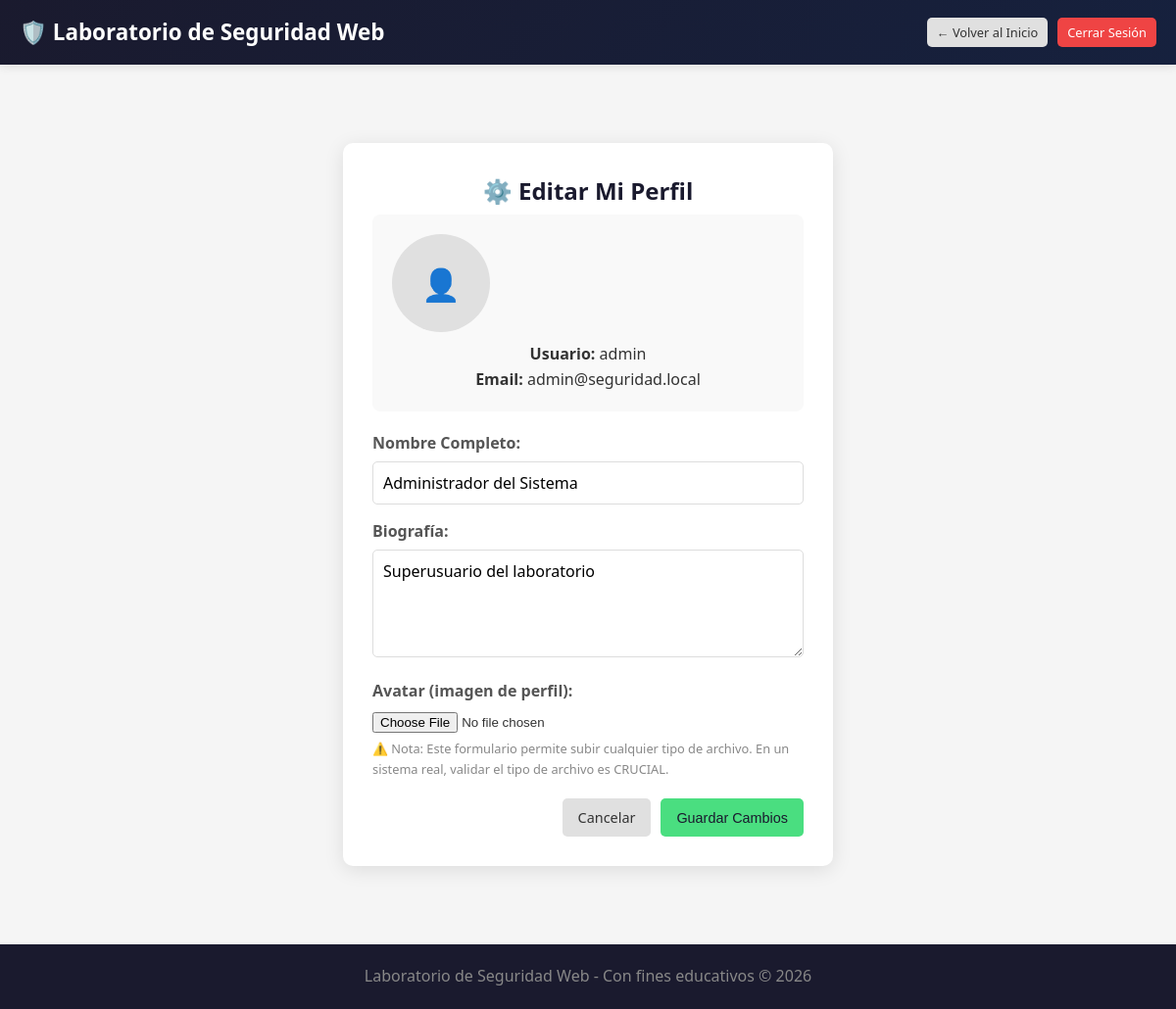
Page /profile/edit.php (signed in) on the committed database.
### tables this page shows
CREATE TABLE IF NOT EXISTS usuarios (
    id INT AUTO_INCREMENT PRIMARY KEY,
    username VARCHAR(50) NOT NULL UNIQUE,
    email VARCHAR(100) NOT NULL UNIQUE,
    password VARCHAR(50) NOT NULL,
    nombre_completo VARCHAR(100),
    bio TEXT,
    avatar VARCHAR(255) DEFAULT NULL,
    user_hash VARCHAR(32) DEFAULT NULL,
    fecha_registro TIMESTAMP DEFAULT CURRENT_TIMESTAMP,
    INDEX idx_username (username),
    INDEX idx_user_hash (user_hash)
);

### config/config.php (called while the page is built, shortened)
<?php
function getConnection() {
    $conn = new mysqli(DB_HOST, DB_USER, DB_PASS, DB_NAME);
    $conn->set_charset("utf8mb4");
    return $conn;
}
function getCurrentUser() {
    $conn = getConnection();
    $user_id = $_SESSION['user_id'];
    $stmt = $conn->prepare("SELECT * FROM usuarios WHERE id = ?");
    $stmt->bind_param("i", $user_id);
    $stmt->execute();
    $result = $stmt->get_result();
    $user = $result->fetch_assoc();
    return $user;
}

### profile/edit.php (the view, shortened to what this page needs)
<?php
require_once '../config/config.php';
$user = getCurrentUser();
?>
<!DOCTYPE html>
<html lang="es">
<head>
    <link rel="stylesheet" href="../css/style.css">
</head>
<body>
    <header class="header">
        <div class="container header-content">
            <h1>🛡️ Laboratorio de Seguridad Web</h1>
            <nav>
                <a href="../index.php" class="btn btn-sm">← Volver al Inicio</a>
                <a href="../auth/logout.php" class="btn btn-sm btn-danger">Cerrar Sesión</a>
            </nav>
        </div>
    </header>
    <main class="container">
        <div class="profile-edit">
            <h2>⚙️ Editar Mi Perfil</h2>
            <div class="profile-preview">
                <?php if ($user['avatar']): ?>
                    <img src="../uploads/<?php echo htmlspecialchars($user['avatar']); ?>"
                         alt="Avatar actual" class="avatar-large">
                <?php else: ?>
                    <div class="avatar-placeholder avatar-large">👤</div>
                <?php endif; ?>
                <p><strong>Usuario:</strong> <?php echo htmlspecialchars($user['username']); ?></p>
                <p><strong>Email:</strong> <?php echo htmlspecialchars($user['email']); ?></p>
            </div>
            <form method="POST" action="" enctype="multipart/form-data">
                <div class="form-group">
                    <label for="nombre_completo">Nombre Completo:</label>
                    <input type="text" id="nombre_completo" name="nombre_completo"
                           value="<?php echo htmlspecialchars($user['nombre_completo'] ?? ''); ?>">
                </div>
                <div class="form-group">
                    <label for="bio">Biografía:</label>
                    <textarea id="bio" name="bio" rows="4"
                              placeholder="Cuéntanos sobre ti..."><?php echo htmlspecialchars($user['bio'] ?? ''); ?></textarea>
                </div>
                <div class="form-group">
                    <label for="avatar">Avatar (imagen de perfil):</label>
                    <input type="file" id="avatar" name="avatar" accept="image/*">
                    <small class="form-help">
                        ⚠️ Nota: Este formulario permite subir cualquier tipo de archivo.
                        En un sistema real, validar el tipo de archivo es CRUCIAL.
                    </small>
                </div>
                <div class="form-actions">
                    <a href="../index.php" class="btn">Cancelar</a>
                    <button type="submit" class="btn btn-primary">Guardar Cambios</button>
                </div>
            </form>
        </div>
    </main>
    <footer class="footer">
        <p>Laboratorio de Seguridad Web - Con fines educativos &copy; <?php echo date('Y'); ?></p>
    </footer>
</body>
</html>

### css/style.css (style rules this page uses)
* { margin: 0; padding: 0; box-sizing: border-box; }
body { font-family: 'Segoe UI', Tahoma, Geneva, Verdana, sans-serif; line-height: 1.6; color: #333; background-color: #f5f5f5; }
.container { max-width: 1200px; margin: 0 auto; padding: 0 20px; }
.header { background: linear-gradient(135deg, #1a1a2e 0%, #16213e 100%); color: white; padding: 15px 0; box-shadow: 0 2px 10px rgba(0,0,0,0.1); }
.header-content { display: flex; justify-content: space-between; align-items: center; }
.header h1 { font-size: 1.4rem; }
.header nav { display: flex; gap: 10px; align-items: center; }
.btn { display: inline-block; padding: 8px 16px; background-color: #e0e0e0; color: #333; text-decoration: none; border-radius: 5px; border: none; cursor: pointer; font-size: 0.9rem; transition: all 0.3s ease; }
.btn-primary { background-color: #4ade80; color: #1a1a2e; }
.btn-danger { background-color: #ef4444; color: white; }
.btn-sm { padding: 5px 10px; font-size: 0.8rem; }
.form-group { margin-bottom: 15px; }
.form-group label { display: block; margin-bottom: 5px; font-weight: 600; color: #555; }
.form-group input[type="text"], .form-group input[type="email"], .form-group input[type="password"], .form-group textarea { width: 100%; padding: 10px; border: 1px solid #ddd; border-radius: 5px; font-size: 1rem; font-family: inherit; }
.form-help { display: block; margin-top: 5px; color: #888; font-size: 0.8rem; }
.form-actions { display: flex; gap: 10px; justify-content: flex-end; margin-top: 20px; }
.login-box, .form-box, .profile-edit { max-width: 500px; margin: 50px auto; background: white; padding: 30px; border-radius: 10px; box-shadow: 0 4px 20px rgba(0,0,0,0.1); }
.login-box h1, .form-box h2, .profile-edit h2 { text-align: center; color: #1a1a2e; margin-bottom: 5px; }
.avatar-large { width: 100px; height: 100px; border-radius: 50%; object-fit: cover; }
.avatar-placeholder { display: flex; align-items: center; justify-content: center; background: #e0e0e0; color: #888; font-size: 2rem; }
.profile-preview { text-align: center; padding: 20px; background: #f9f9f9; border-radius: 8px; margin-bottom: 20px; }
.profile-preview .avatar-large { margin-bottom: 10px; }
main.container { display: flex; gap: 30px; padding-top: 30px; padding-bottom: 30px; }
.footer { background: #1a1a2e; color: #888; text-align: center; padding: 20px 0; margin-top: auto; }

### rows in the picture
usuarios: username "admin", email "admin@seguridad.local", nombre_completo "Administrador del Sistema", bio "Superusuario del laboratorio"
